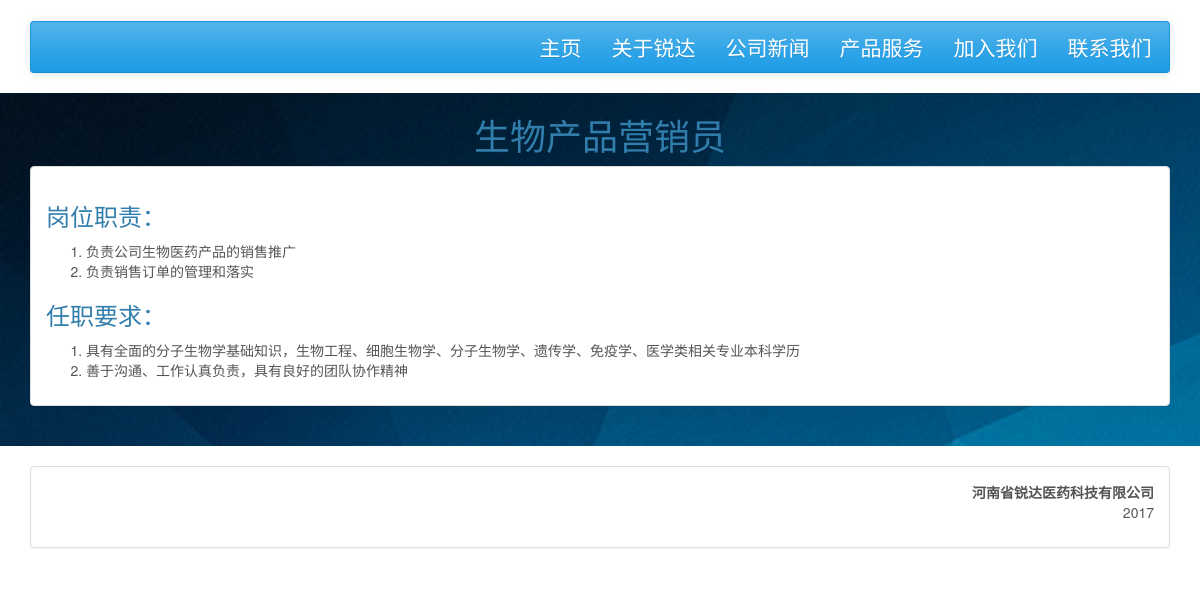
The page /main/2017/09/30/employment010/employment/ on the database its author committed.
### main/models.py (models this page shows, shortened)
class Employment(models.Model):
    STATUS_CHOICES = (
        ('draft', 'Draft'),
        ('published', 'Published'),
    )
    CATEGORY_CHOICES = (
        ('employment', 'Employment'),
    )
    category = models.CharField(max_length=10,
                                choices=CATEGORY_CHOICES,
                                default='employment')
    title = models.CharField(max_length=250, default='请编辑职位名称')
    slug = models.SlugField(max_length=250,
                            unique_for_date='publish')
    author = models.ForeignKey(User,
                               related_name='employment_posts')
    profession = models.TextField(default='请编辑专业要求')
    education = models.TextField(default='请编辑学历要求')
    location = models.TextField(default='请编辑工作地点')
    responsibility = RichTextUploadingField(default='请编辑岗位职责')
    requirements = RichTextUploadingField(default='请编辑任职要求')
    add_info = RichTextUploadingField(default='请编辑补充信息，可以为空', blank=True)
    publish = models.DateTimeField(default=timezone.now)
    created = models.DateTimeField(auto_now_add=True)
    updated = models.DateTimeField(auto_now=True)
    status = models.CharField(max_length=10,
                              choices=STATUS_CHOICES,
                              default='draft')
    objects = models.Manager() # The default manager.
    published = PublishedManager() # Our custom manager.
    class Meta:
        ordering = ('-publish',)
        verbose_name_plural = 'Employment'

### main/views.py (the view)
def employment_detail(request, year, month, day, employment, category):
    employment = get_object_or_404(Employment, slug=employment,
                             status='published',
                             publish__year=year,
                             publish__month=month,
                             publish__day=day,
                             category=category)
    return render(
        request,
        "main/employment_detail.html",
        {'employment': employment},
    )

### main/templates/main/employment_detail.html (shortened to what this page needs)
{% extends "main/base.html" %}
{% block main %}
    <div class="container">
        <div class="row">
            <div class="col-md-12">
                <h1 class="text-center">{{ employment.title }}</h1>
                <div class="panel panel-default">
                    <div class="panel-body">
                        <h3>岗位职责：</h3>
                        {{ employment.responsibility|safe }}
                        <h3>任职要求：</h3>
                        {{ employment.requirements|safe }}
                    </div>
                </div>
            </div>
        </div>
    </div>
{% endblock main %}

### rows shown on the page
Employment: title "生物产品营销员", responsibility "负责公司生物医药产品的销售推广 负责销售订单的管理和落实", requirements "具有全面的分子生物学基础知识，生物工程、细胞生物学、分子生物学、遗传学、免疫学、医学类相关专业本科学历 善于沟通、工作认真负责，具有良好的团队协作精神"
